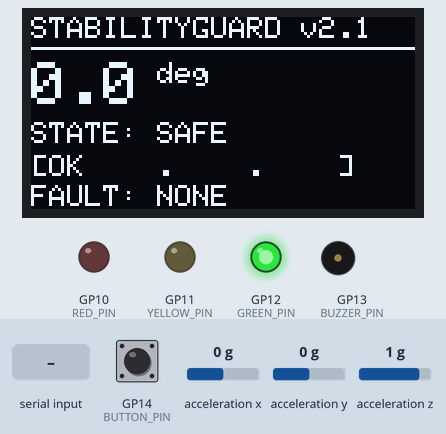
Bench run of a sketch on a simulated Raspberry Pi Pico W. Shown: 128×64 one-colour display, output pins drawn as LEDs (lit = HIGH), buzzer (waves = sounding). Wiring (from diagram.json): MPU-6050 motion sensor at I2C address 0x68. The test bench sets the inputs (shaded band); at power-on: acceleration x 0 g, GP14 (BUTTON_PIN) HIGH, acceleration y 0 g, acceleration z 1 g. What the sketch prints to the serial monitor is not drawn.

Above: at 1.2 s.
1.3 s: acceleration x set to -0.4 g
At 3.8 s:
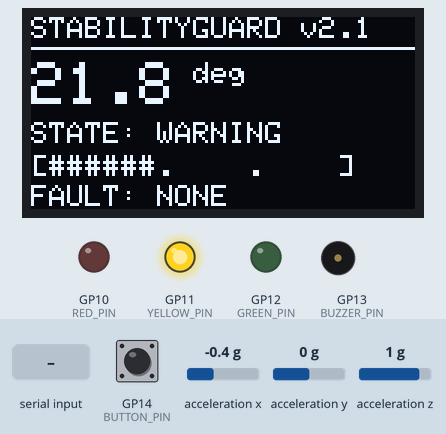
4.2 s: "2\n" received over Serial
At 6.1 s:
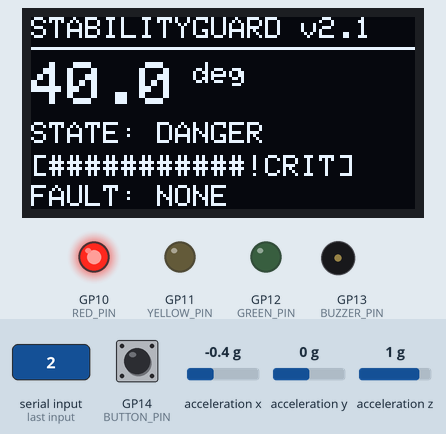
6.3 s: GP14 (BUTTON_PIN) pulled LOW for 0.15 s
At 6.79 s:
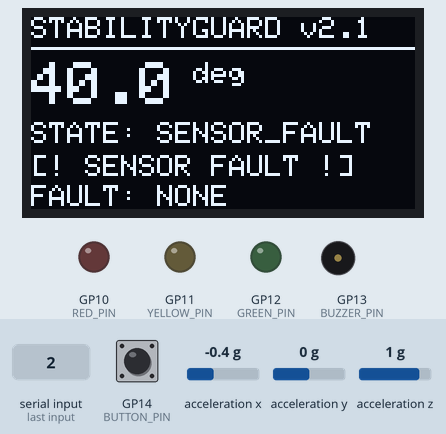
7.0 s: GP14 (BUTTON_PIN) pulled LOW for 0.15 s
At 7.29 s:
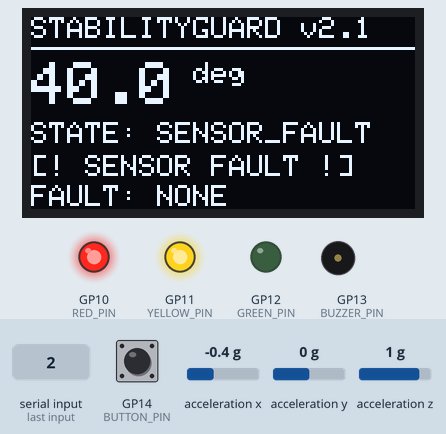
7.7 s: "0\n" received over Serial
At 7.77 s:
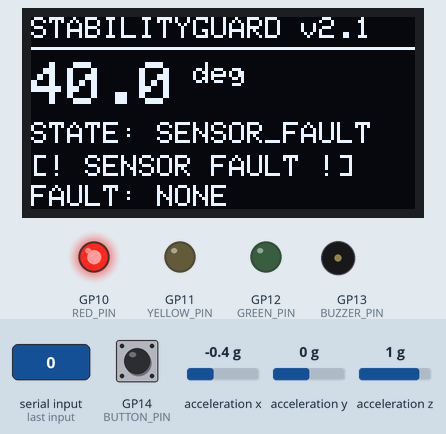
9.8 s: "d\n" received over Serial
At 10.47 s:
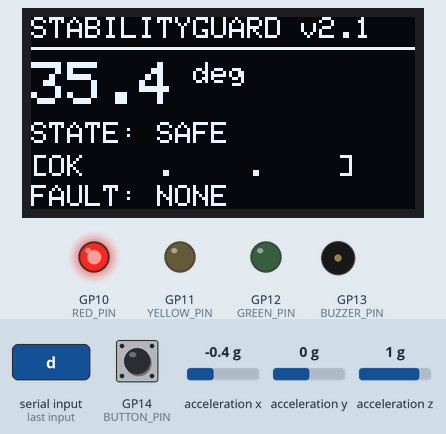
Timing chart, 0 to 12.9 s (numbered marks = the images above; inputs shaded):
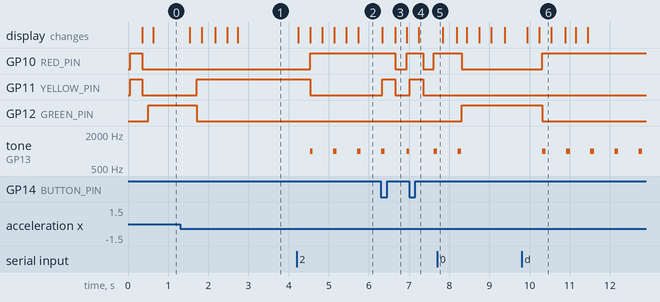

The sketch:

sketch.ino
```cpp
/**
 * @file sketch.ino
 * @brief StabilityGuard Phase 1 Firmware (Production Simulation Release v2.1.1)
 *
 * Microcontroller: Raspberry Pi Pico 2 W (Arduino Core in Wokwi)
 *
 * Hardware Peripherals & Pinout:
 *   - MPU6050 6-DoF IMU: GPIO4 (SDA), GPIO5 (SCL), I2C Address 0x68
 *   - SSD1306 128x64 OLED: GPIO4 (SDA), GPIO5 (SCL), I2C Address 0x3C
 *   - Green LED (SAFE): GPIO12
 *   - Yellow LED (WARNING): GPIO11
 *   - Red LED (DANGER): GPIO10
 *   - Piezo Buzzer: GPIO13
 *   - Fault Injection Pushbutton: GPIO14 (Active LOW, internal pull-up)
 *
 * Educational prototype. Not a certified safety device.
 */

#include <Arduino.h>
#include <Wire.h>
#include <Adafruit_GFX.h>
#include <Adafruit_SSD1306.h>
#include "StabilityGuard.h"

using namespace stabilityguard;

// ============================================================================
// HARDWARE DEFINITIONS & CONSTANTS
// ============================================================================

static const uint8_t MPU_ADDR   = 0x68;
static const uint8_t OLED_ADDR  = 0x3C;

static const uint8_t RED_PIN    = 10;
static const uint8_t YELLOW_PIN = 11;
static const uint8_t GREEN_PIN  = 12;
static const uint8_t BUZZER_PIN = 13;
static const uint8_t BUTTON_PIN = 14;

static const unsigned long SAMPLE_INTERVAL_MS  = 100; // 10 Hz sampling rate
static const unsigned long DISPLAY_INTERVAL_MS = 250; // 4 Hz display refresh
static const unsigned long RETRY_INTERVAL_MS   = 1500; // 1.5s I2C retry delay

static const bool ENABLE_OLED = true;

// Maximum acceptable resting bias for zero-reference calibration (~8.7° tilt or ~2500 counts)
static const int16_t MAX_CALIB_OFFSET_COUNTS = 2500;

// ============================================================================
// SYSTEM OBJECTS & GLOBAL STATE
// ============================================================================

Guard guard;
Adafruit_SSD1306 oled(128, 64, &Wire, -1);

bool imuReady   = false;
bool oledReady  = false;

unsigned long lastSampleTime   = 0;
unsigned long lastInitAttempt  = 0;
unsigned long lastDisplayTime  = 0;
unsigned long lastAlarmBeep    = 0;
unsigned long buzzerStopMillis = 0;

State previousReportedState = State::SENSOR_FAULT;

// Calibration offsets (uncalibrated hardware counts)
int16_t calib_offset_x = 0;
int16_t calib_offset_y = 0;
int16_t calib_offset_z = 0;

// Interactive Scenario Injection Harness (for repeatable Wokwi live testing)
enum class InjectionMode : uint8_t {
  REAL_SENSOR,
  OVERRIDE_LEVEL,     // 0° (SAFE)
  OVERRIDE_MODERATE,  // ~20° (WARNING)
  OVERRIDE_SEVERE,    // ~40° (DANGER)
  AUTO_DEMO_SEQUENCE  // SAFE -> WARNING -> DANGER -> WARNING -> SAFE
};

InjectionMode currentInjectionMode = InjectionMode::REAL_SENSOR;
unsigned long demoSequenceStart = 0;

// ============================================================================
// LOW-LEVEL I2C COMMUNICATION
// ============================================================================

bool writeMPURegister(uint8_t reg, uint8_t val) {
  Wire.beginTransmission(MPU_ADDR);
  Wire.write(reg);
  Wire.write(val);
  return (Wire.endTransmission(true) == 0);
}

bool readMPURegister(uint8_t reg, uint8_t &val) {
  Wire.beginTransmission(MPU_ADDR);
  Wire.write(reg);

  if (Wire.endTransmission(true) != 0) {
    return false;
  }

  if (Wire.requestFrom((int)MPU_ADDR, 1) != 1) {
    return false;
  }

  int b = Wire.read();
  if (b < 0) return false;

  val = (uint8_t)b;
  return true;
}

bool initMPU() {
  uint8_t who = 0;
  if (!readMPURegister(0x75, who)) {
    Serial.println(F("# [MPU] WHO_AM_I read failed"));
    return false;
  }

  Serial.print(F("# [MPU] WHO_AM_I verified: 0x"));
  Serial.println(who, HEX);

  if (who != 0x68 && who != 0x70) {
    Serial.println(F("# [MPU] Unexpected device ID"));
    return false;
  }

  // Wake up MPU6050 (clear SLEEP bit)
  if (!writeMPURegister(0x6B, 0x00)) return false;

  // Set +/-2g accelerometer full-scale range (16,384 LSB/g)
  if (!writeMPURegister(0x1C, 0x00)) return false;

  // Set Digital Low Pass Filter to ~44 Hz bandwidth
  if (!writeMPURegister(0x1A, 0x03)) return false;

  Serial.println(F("# [MPU] Initialization OK, sensor ready."));
  return true;
}

// Reads uncalibrated raw hardware register counts directly from MPU6050
bool readRawHardwareAccel(int16_t &raw_x, int16_t &raw_y, int16_t &raw_z) {
  Wire.beginTransmission(MPU_ADDR);
  Wire.write(0x3B); // ACCEL_XOUT_H register

  if (Wire.endTransmission(true) != 0) {
    return false;
  }

  if (Wire.requestFrom((int)MPU_ADDR, 6) != 6) {
    return false;
  }

  uint8_t buf[6];
  for (int i = 0; i < 6; ++i) {
    int b = Wire.read();
    if (b < 0) return false;
    buf[i] = (uint8_t)b;
  }

  raw_x = (int16_t)(((uint16_t)buf[0] << 8) | buf[1]);
  raw_y = (int16_t)(((uint16_t)buf[2] << 8) | buf[3]);
  raw_z = (int16_t)(((uint16_t)buf[4] << 8) | buf[5]);

  return true;
}

// Reads calibrated accelerometer values (subtracts stored zero-reference offsets)
bool readRawAccel(int16_t &ax, int16_t &ay, int16_t &az) {
  if (!readRawHardwareAccel(ax, ay, az)) {
    return false;
  }

  ax -= calib_offset_x;
  ay -= calib_offset_y;
  az -= calib_offset_z;

  return true;
}

// ============================================================================
// NON-BLOCKING BUZZER & LED ACTUATORS
// ============================================================================

void soundAlarm(unsigned long now, unsigned int freqHz, unsigned int durationMs) {
  tone(BUZZER_PIN, freqHz);
  buzzerStopMillis = now + durationMs;
}

void updateActuators(State s, unsigned long now) {
  // Non-blocking buzzer stop
  if (buzzerStopMillis > 0 && now >= buzzerStopMillis) {
    noTone(BUZZER_PIN);
    buzzerStopMillis = 0;
  }

  const bool faultFlash = ((now / 350) % 2 == 0);

  // Discrete LED outputs
  digitalWrite(GREEN_PIN, (s == State::SAFE) ? HIGH : LOW);

  digitalWrite(
    YELLOW_PIN,
    (s == State::WARNING || (s == State::SENSOR_FAULT && faultFlash)) ? HIGH : LOW
  );

  digitalWrite(
    RED_PIN,
    (s == State::DANGER || (s == State::SENSOR_FAULT && faultFlash)) ? HIGH : LOW
  );

  // Audible Alarm Patterns
  if (s == State::DANGER) {
    // High-urgency periodic beep: 1000 Hz, 90ms pulse every 600ms
    if (now - lastAlarmBeep >= 600) {
      soundAlarm(now, 1000, 90);
      lastAlarmBeep = now;
    }
  } else if (s == State::SENSOR_FAULT) {
    // Fault tone: 420 Hz, 120ms pulse every 1000ms
    if (now - lastAlarmBeep >= 1000) {
      soundAlarm(now, 420, 120);
      lastAlarmBeep = now;
    }
  } else {
    // SAFE or WARNING: silent
    if (buzzerStopMillis == 0) {
      noTone(BUZZER_PIN);
    }
  }
}

// ============================================================================
// OLED DISPLAY RENDERER (128x64)
// ============================================================================

void renderOLED(const Result &r, unsigned long now) {
  if (!oledReady || (now - lastDisplayTime < DISPLAY_INTERVAL_MS)) {
    return;
  }
  lastDisplayTime = now;

  oled.clearDisplay();
  oled.setTextColor(SSD1306_WHITE);

  // Header banner
  oled.setTextSize(1);
  oled.setCursor(0, 0);
  oled.print(F("STABILITYGUARD v2.1"));
  oled.drawLine(0, 10, 127, 10, SSD1306_WHITE);

  // Main tilt angle readout
  oled.setTextSize(2);
  oled.setCursor(0, 15);
  if (r.valid) {
    oled.print(r.filtered_tilt_deg, 1);
  } else {
    oled.print(F("--.-"));
  }
  oled.setTextSize(1);
  oled.print(F(" deg"));

  // State indicator
  oled.setCursor(0, 35);
  oled.print(F("STATE: "));
  oled.print(stateName(r.state));

  // Severity visual gauge
  oled.setCursor(0, 46);
  if (r.state == State::SAFE) {
    oled.print(F("[OK    .    .    ]"));
  } else if (r.state == State::WARNING) {
    oled.print(F("[######.    .    ]"));
  } else if (r.state == State::DANGER) {
    oled.print(F("[###########!CRIT]"));
  } else {
    oled.print(F("[! SENSOR FAULT !]"));
  }

  // Fault reason
  oled.setCursor(0, 56);
  oled.print(F("FAULT: "));
  oled.print(faultName(r.fault));

  oled.display();
}

// ============================================================================
// INTERACTIVE SERIAL COMMANDS & CALIBRATION HARNESS
// ============================================================================

void printHelpMenu() {
  Serial.println(F("\n=== StabilityGuard Interactive Test Commands ==="));
  Serial.println(F("  '0' or 'l' : Force LEVEL orientation (0 deg, SAFE)"));
  Serial.println(F("  '1' or 'w' : Force MODERATE tilt (~20 deg, WARNING)"));
  Serial.println(F("  '2' or 'd' : Force SEVERE tilt (~40 deg, DANGER)"));
  Serial.println(F("  'a'        : Run AUTOMATED live sequence (SAFE->WARN->DANGER->WARN->SAFE)"));
  Serial.println(F("  'r'        : Return to REAL MPU6050 physical/simulated readings"));
  Serial.println(F("  'c'        : Perform zero-reference resting calibration"));
  Serial.println(F("  '?'        : Display this help menu"));
  Serial.println(F("================================================\n"));
}

void calibrateZeroReference() {
  Serial.println(F("# [CALIB] Starting resting zero-reference calibration..."));
  Serial.println(F("# [CALIB] Keep sensor flat and stationary for 500ms..."));

  int32_t sum_raw_x = 0;
  int32_t sum_raw_y = 0;
  int32_t sum_raw_z = 0;
  int count = 0;

  // Sample pure uncalibrated hardware readings directly to avoid offset accumulation
  for (int i = 0; i < 20; ++i) {
    int16_t hx, hy, hz;
    if (readRawHardwareAccel(hx, hy, hz)) {
      sum_raw_x += hx;
      sum_raw_y += hy;
      sum_raw_z += (hz - 16384); // deviation from ideal +1.0g on Z-axis
      count++;
    }
    delay(20);
  }

  if (count < 10) {
    Serial.println(F("# [CALIB] Calibration failed: insufficient valid sensor reads."));
    return;
  }

  int16_t measured_bias_x = (int16_t)(sum_raw_x / count);
  int16_t measured_bias_y = (int16_t)(sum_raw_y / count);
  int16_t measured_bias_z = (int16_t)(sum_raw_z / count);

  // Safety sanity check: prevent accidentally calibrating away a severe tilt
  if (abs(measured_bias_x) > MAX_CALIB_OFFSET_COUNTS || abs(measured_bias_y) > MAX_CALIB_OFFSET_COUNTS) {
    Serial.println(F("# [CALIB] REJECTED: Platform is tilted (>8 deg)."));
    Serial.println(F("# [CALIB] Calibration aborted to prevent masking unsafe tilt."));
    return;
  }

  // Idempotently store absolute resting bias
  calib_offset_x = measured_bias_x;
  calib_offset_y = measured_bias_y;
  calib_offset_z = measured_bias_z;

  Serial.print(F("# [CALIB] Success! Stored zero-offsets: X="));
  Serial.print(calib_offset_x);
  Serial.print(F(" Y="));
  Serial.print(calib_offset_y);
  Serial.print(F(" Z="));
  Serial.println(calib_offset_z);
}

void handleSerialCommands() {
  while (Serial.available() > 0) {
    char ch = (char)Serial.read();
    if (ch == '\r' || ch == '\n' || ch == ' ') continue;

    switch (ch) {
      case '0':
      case 'l':
        currentInjectionMode = InjectionMode::OVERRIDE_LEVEL;
        Serial.println(F("# [INJECT] Forcing Level Orientation (0 deg -> SAFE)"));
        break;
      case '1':
      case 'w':
        currentInjectionMode = InjectionMode::OVERRIDE_MODERATE;
        Serial.println(F("# [INJECT] Forcing Moderate Tilt (~20 deg -> WARNING)"));
        break;
      case '2':
      case 'd':
        currentInjectionMode = InjectionMode::OVERRIDE_SEVERE;
        Serial.println(F("# [INJECT] Forcing Severe Tilt (~40 deg -> DANGER)"));
        break;
      case 'a':
        currentInjectionMode = InjectionMode::AUTO_DEMO_SEQUENCE;
        demoSequenceStart = millis();
        Serial.println(F("# [INJECT] Starting Automated Transition Cycle:"));
        Serial.println(F("#   0-4s: SAFE | 4-8s: WARNING | 8-12s: DANGER | 12-16s: WARNING | 16-20s: SAFE"));
        break;
      case 'r':
        currentInjectionMode = InjectionMode::REAL_SENSOR;
        Serial.println(F("# [INJECT] Resumed Real MPU6050 Measurements."));
        break;
      case 'c':
        calibrateZeroReference();
        break;
      case '?':
      case 'h':
        printHelpMenu();
        break;
      default:
        break;
    }
  }
}

// ============================================================================
// SELF-TEST
// ============================================================================

void runSelfTest() {
  Guard testGuard;
  Result r;
  for (int i = 0; i < 5; ++i) {
    r = testGuard.update(Sample(0, 0, 16384, true, Fault::NONE));
  }

  Serial.print(F("# [SELFTEST] Level (0,0,16384): "));
  Serial.print((r.valid && r.state == State::SAFE) ? F("PASS") : F("FAIL"));
  Serial.print(F(" stage="));
  Serial.print(testGuard.diagnosticStage());
  Serial.print(F(" magSq="));
  Serial.println((long)testGuard.magnitudeSquaredRaw());
}

// ============================================================================
// SETUP
// ============================================================================

void setup() {
  pinMode(RED_PIN, OUTPUT);
  pinMode(YELLOW_PIN, OUTPUT);
  pinMode(GREEN_PIN, OUTPUT);
  pinMode(BUZZER_PIN, OUTPUT);
  pinMode(BUTTON_PIN, INPUT_PULLUP);

  Serial.begin(115200);

  unsigned long start = millis();
  while (!Serial && (millis() - start < 1500)) {
    delay(10);
  }

  Serial.println(F("=== StabilityGuard v2.1.1 Production Simulation ==="));

  runSelfTest();

  // Initialize shared I2C bus on GPIO4 (SDA) and GPIO5 (SCL)
  Wire.setSDA(4);
  Wire.setSCL(5);
  Wire.begin();
  Wire.setClock(100000); // 100 kHz standard mode

  lastInitAttempt = millis();
  imuReady = initMPU();

  if (ENABLE_OLED) {
    oledReady = oled.begin(SSD1306_SWITCHCAPVCC, OLED_ADDR);
    if (oledReady) {
      oled.clearDisplay();
      oled.setTextColor(SSD1306_WHITE);
      oled.setTextSize(1);
      oled.setCursor(15, 20);
      oled.println(F("STABILITYGUARD"));
      oled.setCursor(22, 35);
      oled.println(F("INITIALIZING"));
      oled.display();
    } else {
      Serial.println(F("# [OLED] SSD1306 not detected on 0x3C; continuing headless."));
    }
  }

  printHelpMenu();

  // Print standardized CSV Telemetry Header
  Serial.println(F("time_ms,state,filtered_tilt_deg,raw_tilt_deg,valid,fault_reason,ax,ay,az,mag_mg"));
}

// ============================================================================
// MAIN LOOP
// ============================================================================

void loop() {
  unsigned long now = millis();

  // Process incoming user commands
  handleSerialCommands();

  if (now - lastSampleTime >= SAMPLE_INTERVAL_MS) {
    lastSampleTime = now;

    // Retry MPU initialization periodically if communication was lost
    if (!imuReady && (currentInjectionMode == InjectionMode::REAL_SENSOR)) {
      if (now - lastInitAttempt >= RETRY_INTERVAL_MS) {
        lastInitAttempt = now;
        imuReady = initMPU();
      }
    }

    int16_t ax = 0;
    int16_t ay = 0;
    int16_t az = 16384;
    bool readSuccess = false;

    // Determine sample acquisition mode
    if (currentInjectionMode == InjectionMode::OVERRIDE_LEVEL) {
      ax = 0; ay = 0; az = 16384;
      readSuccess = true;
    } else if (currentInjectionMode == InjectionMode::OVERRIDE_MODERATE) {
      ax = -5603; ay = 0; az = 15401; // ~20.0 deg
      readSuccess = true;
    } else if (currentInjectionMode == InjectionMode::OVERRIDE_SEVERE) {
      ax = -10535; ay = 0; az = 12550; // ~40.0 deg
      readSuccess = true;
    } else if (currentInjectionMode == InjectionMode::AUTO_DEMO_SEQUENCE) {
      unsigned long elapsed = now - demoSequenceStart;
      if (elapsed < 4000) {
        ax = 0; ay = 0; az = 16384; // 0-4s: Level (0°) -> SAFE
      } else if (elapsed < 8000) {
        ax = -5603; ay = 0; az = 15401; // 4-8s: Moderate (~20°) -> WARNING
      } else if (elapsed < 12000) {
        ax = -10535; ay = 0; az = 12550; // 8-12s: Severe (~40°) -> DANGER
      } else if (elapsed < 16000) {
        ax = -5603; ay = 0; az = 15401; // 12-16s: Moderate (~20°) -> WARNING
      } else if (elapsed < 20000) {
        ax = 0; ay = 0; az = 16384; // 16-20s: Level (0°) -> SAFE
      } else {
        Serial.println(F("# [INJECT] Automated demonstration cycle finished."));
        currentInjectionMode = InjectionMode::REAL_SENSOR;
      }
      readSuccess = true;
    } else {
      // Physical sensor reading
      readSuccess = imuReady && readRawAccel(ax, ay, az);
    }

    // Physical hardware fault-injection pushbutton (Active LOW on GP14)
    bool buttonPressed = (digitalRead(BUTTON_PIN) == LOW);

    // Pass validated sample into the safety engine
    Result r = guard.update(
      Sample(
        ax,
        ay,
        az,
        readSuccess && !buttonPressed,
        buttonPressed ? Fault::INJECTED : Fault::READ_FAILURE
      )
    );

    // Log state transitions with full context
    if (r.state != previousReportedState) {
      Serial.print(F("# TRANSITION: ["));
      Serial.print(now);
      Serial.print(F(" ms] "));
      Serial.print(stateName(previousReportedState));
      Serial.print(F(" -> "));
      Serial.print(stateName(r.state));
      Serial.print(F(" (Angle: "));
      Serial.print(r.filtered_tilt_deg, 2);
      Serial.print(F(" deg, Fault: "));
      Serial.print(faultName(r.fault));
      Serial.println(F(")"));
      previousReportedState = r.state;
    }

    // Standardized CSV Telemetry Line
    Serial.print(now);
    Serial.print(',');
    Serial.print(stateName(r.state));
    Serial.print(',');
    Serial.print(r.filtered_tilt_deg, 2);
    Serial.print(',');
    Serial.print(r.raw_tilt_deg, 2);
    Serial.print(',');
    Serial.print(r.valid ? 1 : 0);
    Serial.print(',');
    Serial.print(faultName(r.fault));
    Serial.print(',');
    Serial.print(ax);
    Serial.print(',');
    Serial.print(ay);
    Serial.print(',');
    Serial.print(az);
    Serial.print(',');
    Serial.println(guard.accelerationMagnitude_mg());

    // Render OLED output
    renderOLED(r, now);

    // Mark sensor as offline on read error
    if (!readSuccess && (currentInjectionMode == InjectionMode::REAL_SENSOR)) {
      if (imuReady) {
        Serial.println(F("# [I2C] Sensor read transaction failed; scheduling retry."));
      }
      imuReady = false;
    }
  }

  // Update physical actuators (LEDs & non-blocking buzzer)
  updateActuators(guard.result().state, now);
}
```

Source omitted: StabilityGuard.h (10580 bytes)

Measured:
- the behaviour switches between -0.2 and -0.3 g on acceleration x (found by bisection; images 0 and 1)
- after the input at 1.3 s, GP11 (YELLOW_PIN): LOW → HIGH after 0.41 s; GP12 (GREEN_PIN): HIGH → LOW after 0.41 s; the display: first changes after 0.23 s (image 1 shows a later state)
- after the input at 4.2 s, GP10 (RED_PIN): LOW → HIGH after 0.34 s; GP11 (YELLOW_PIN): HIGH → LOW after 0.34 s; tone on GP13 (BUZZER_PIN): alternates 1000 Hz for 0.09 s and silent for 0.51 s, starting after 0.34 s; the display: first changes at once (image 2 shows a later state)
- after the input at 6.3 s, GP10 (RED_PIN): HIGH → LOW after 0.35 s, → HIGH 0.29 s later; GP11 (YELLOW_PIN): LOW → HIGH at once, → LOW 0.31 s later; the display: first changes at once (image 3 shows a later state)
- after the input at 7.0 s, GP10 (RED_PIN): HIGH → LOW after 0.35 s, → HIGH 0.26 s later; GP11 (YELLOW_PIN): LOW → HIGH at once, → LOW 0.34 s later; the display: changes after 0.24 s (image 4)
- after the input at 7.7 s, GP10 (RED_PIN): HIGH → LOW after 0.62 s; GP12 (GREEN_PIN): LOW → HIGH after 0.62 s; tone on GP13 (BUZZER_PIN): goes on until 8.3 s, then stays silent
- after the input at 9.8 s, GP10 (RED_PIN): LOW → HIGH after 0.52 s; GP12 (GREEN_PIN): HIGH → LOW after 0.52 s; tone on GP13 (BUZZER_PIN): alternates 1000 Hz for 0.09 s and silent for 0.51 s, starting after 0.52 s; the display: first changes after 0.14 s (image 6 shows a later state)
